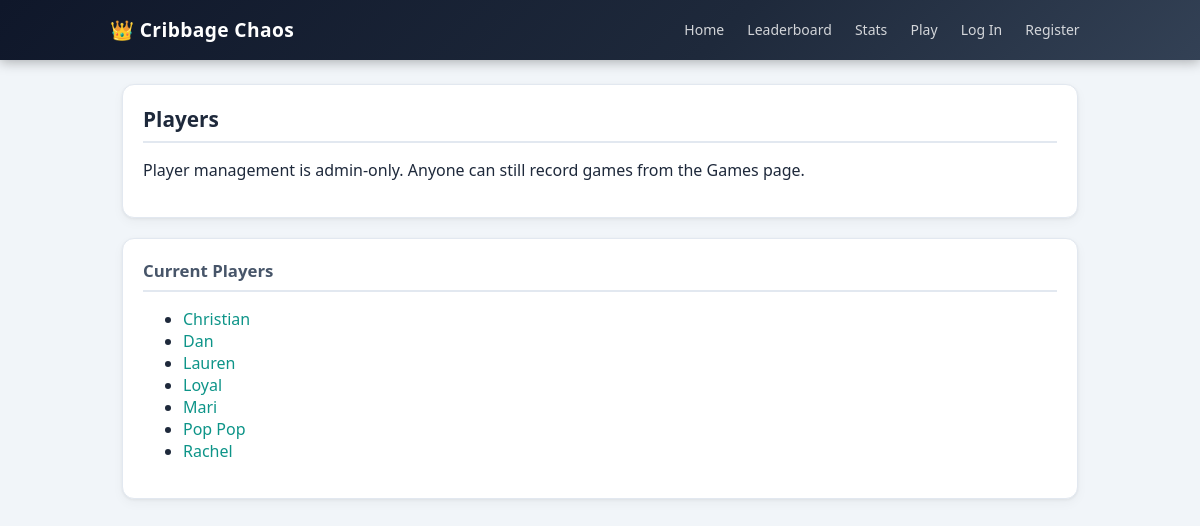
Before: /players with the older database file.
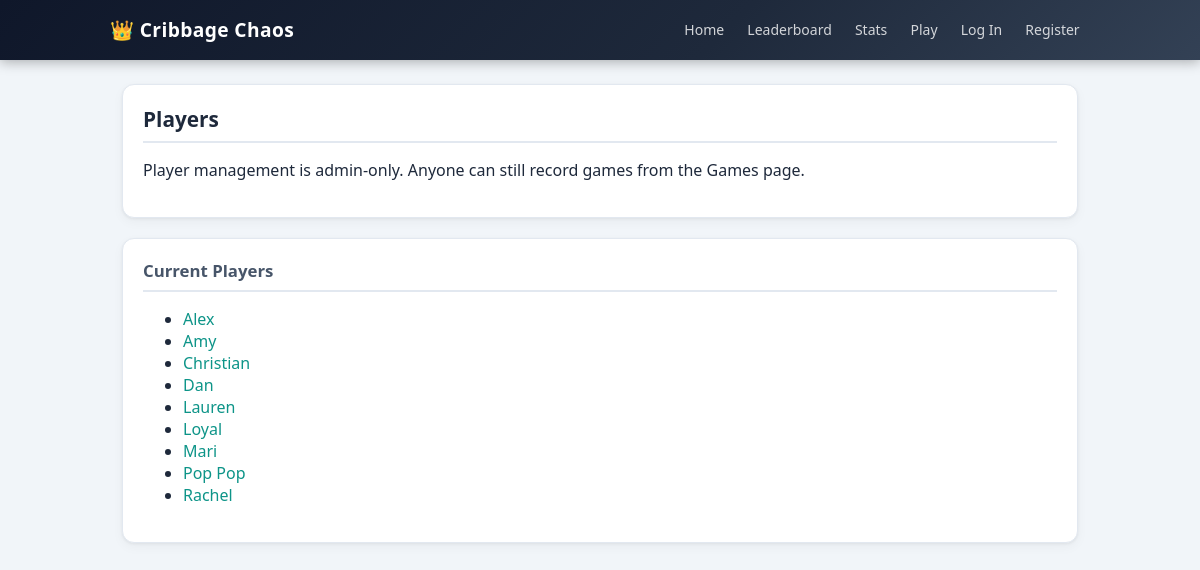
After: the same page with the newer database file.
### app.py (models this page shows, shortened)
class Player(db.Model):
    __tablename__ = "players"
    id = db.Column(db.Integer, primary_key=True)
    name = db.Column(db.String(80), unique=True, nullable=False)
    created_at = db.Column(db.DateTime, nullable=False, default=datetime.utcnow)

### app.py (the view)
@app.route("/players")
def players():
    all_players = Player.query.order_by(Player.name.asc()).all()
    return render_template("players.html", players=all_players)

### app.py (called while the page is built)
def current_user() -> "User | None":
    uid = session.get("user_id")
    if uid:
        return User.query.get(uid)
    return None

@app.context_processor
def inject_auth_context():
    u = current_user()
    return {"is_admin": bool(u and u.is_admin), "current_user": u}

### templates/players.html
{% extends "layout.html" %}
{% block content %}
<section class="panel">
  <h2>Players</h2>
  <p>Player management is admin-only. Anyone can still record games from the Games page.</p>
</section>
<section class="panel">
  <h3>Current Players</h3>
  <ul>
    {% for player in players %}
      <li><a href="{{ url_for('player_profile', player_id=player.id) }}" class="player-link">{{ player.name }}</a></li>
    {% else %}
      <li>No players added yet.</li>
    {% endfor %}
  </ul>
</section>
{% endblock %}

### templates/layout.html (shortened to what this page needs)
<!doctype html>
<html lang="en">
<head>
  <link rel="stylesheet" href="{{ url_for('static', filename='style.css') }}">
</head>
<body>
  <header>
    <div class="header-inner">
      <h1>👑 Cribbage Chaos</h1>
      <nav id="nav-menu">
        <a href="{{ url_for('index') }}">Home</a>
        <a href="{{ url_for('leaderboard') }}">Leaderboard</a>
        <a href="{{ url_for('stats') }}">Stats</a>
        <a href="{{ url_for('play_lobby') }}">Play</a>
        {% if current_user %}
          <a href="{{ url_for('games') }}">Log Game</a>
          {% if is_admin %}
            <a href="{{ url_for('admin_panel') }}">Admin</a>
          {% endif %}
          <a href="{{ url_for('account') }}">{{ current_user.username }}</a>
          <form method="post" action="{{ url_for('logout') }}" class="inline-nav-form">
            <button type="submit" class="link-button">Log Out</button>
          </form>
        {% else %}
          <a href="{{ url_for('login') }}">Log In</a>
          <a href="{{ url_for('register') }}">Register</a>
        {% endif %}
      </nav>
    </div>
  </header>
  <main>
    {% block content %}{% endblock %}
  </main>
</body>
</html>

### static/style.css (style rules this page uses)
:root { --bg: #f1f5f9; --ink: #1e293b; --panel: #ffffff; --line: #e2e8f0; --accent: #0d9488; --accent-dark: #0f766e; --accent-light: #f0fdfa; --gold: #f59e0b; --ok: #16a34a; --err: #dc2626; }
* { box-sizing: border-box; }
body { margin: 0; font-family: system-ui, -apple-system, "Segoe UI", Roboto, sans-serif; color: var(--ink); background: var(--bg); min-height: 100vh; }
header { background: linear-gradient(135deg, #0f172a 0%, #1e293b 60%, #334155 100%); color: white; box-shadow: 0 2px 12px rgba(0,0,0,0.3); position: sticky; top: 0; z-index: 100; }
.header-inner { max-width: 1020px; margin: 0 auto; padding: 0.875rem 1.25rem; display: flex; align-items: center; gap: 1rem; }
header h1 { margin: 0; font-size: 1.2rem; font-weight: 700; letter-spacing: 0.02em; white-space: nowrap; flex-shrink: 0; }
nav { display: flex; gap: 0.15rem; align-items: center; flex-wrap: wrap; margin-left: auto; }
nav a { color: rgba(255,255,255,0.8); text-decoration: none; font-size: 0.875rem; padding: 0.4rem 0.65rem; border-radius: 6px; transition: background 0.15s, color 0.15s; }
main { max-width: 980px; margin: 1.5rem auto; padding: 0 0.75rem; }
.panel { background: var(--panel); border: 1px solid var(--line); border-radius: 12px; padding: 1.25rem; margin-bottom: 1.25rem; box-shadow: 0 1px 3px rgba(0,0,0,0.06), 0 4px 12px rgba(0,0,0,0.04); }
.panel h2, .panel h3 { margin-top: 0; color: var(--ink); border-bottom: 2px solid var(--line); padding-bottom: 0.5rem; margin-bottom: 1rem; font-weight: 600; }
.panel h2 { font-size: 1.3rem; }
.panel h3 { font-size: 1.05rem; color: #475569; }
.player-link { color: var(--accent); text-decoration: none; font-weight: 500; }

Changed rows visible on the page:
added Player: name "Alex"
added Player: name "Amy"
